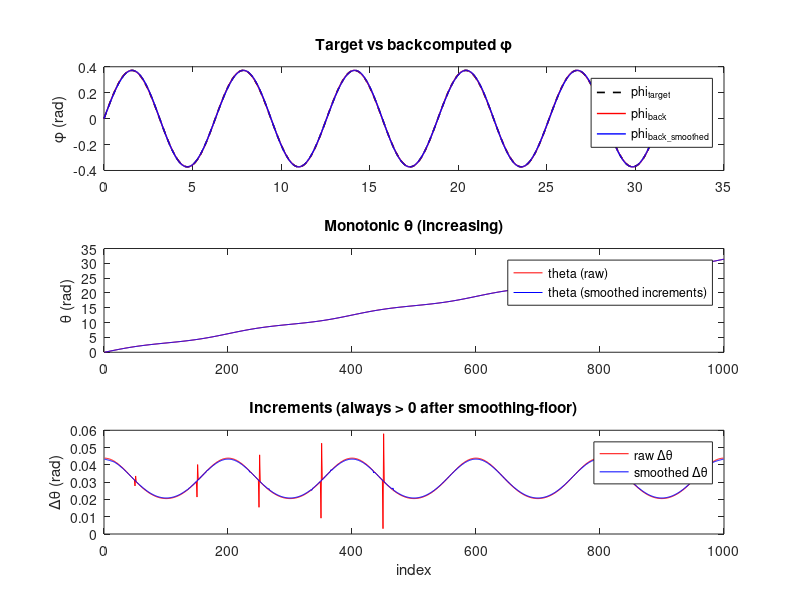

MATLAB code to generate this figure:
% % --- parameters ---
% numRevs  = 3;
% numPts   = 2000;
% r        = 1.2;
% d        = 2.0;
% 
% % Use radians + atan2 for continuity
% theta_lin = linspace(0, numRevs*2*pi, numPts);  % only for initial guesses if needed
% phi_of    = @(th) atan2(r*sin(th), d + r*cos(th));  % radians
% 
% % Pick a sinusoidal target that is reachable:
% % When r <= d, |phi| <= asin(r/d). Stay inside that.
% Amax = asin(min(1, r/d));             % reachable half-amplitude (rad) for r<=d
% A    = 0.9*Amax;                       % choose something safely inside
% phi_target = A * sin(linspace(0, numRevs*2*pi, numPts));
% 
% % --- continuation-based inversion φ(θ)=φ_target ---
% theta = zeros(size(phi_target));
% theta(1) = 0;                          % seed
% for k = 2:numPts
%     % Root for current k, bracket around previous θ to avoid distant roots.
%     f = @(th) phi_of(th) - phi_target(k);
%     % Bracket ±pi around the previous solution; this strongly discourages jumps.
%     bracket = theta(k-1) + [-pi, pi];
%     % fzero needs the function to change sign in the bracket in general;
%     % If it doesn’t, fall back to a single-point initial guess.
%     try
%         if sign(f(bracket(1))) ~= sign(f(bracket(2)))
%             theta(k) = fzero(f, bracket);
%         else
%             theta(k) = fzero(f, theta(k-1));  % fallback: continuation start
%         end
%     catch
%         % If a rare failure happens (e.g., target slightly out of range),
%         % keep continuity by reusing previous θ.
%         theta(k) = theta(k-1);
%     end
% end
% 
% % Unwrap to enforce continuity over many revolutions
% theta = unwrap(theta);
% 
% % --- (Optional) gentle smoothing of θ over sample index ---
% % Only if you *really* need to smooth; keep it light to preserve φ(θ).
% theta_smooth = smoothdata(theta, 'sgolay', 31);    % tweak window as needed
% % Or a smoothing spline:
% % pp = csaps(1:numPts, theta, 0.99); theta_smooth = fnval(pp, 1:numPts);
% 
% % Validate: make sure φ(θ_smooth) still matches the target
% phi_back  = phi_of(theta);
% phi_back2 = phi_of(theta_smooth);
% 
% fprintf('RMS error (unsmoothed): %g rad\n', rms(phi_back - phi_target));
% fprintf('RMS error (smoothed)  : %g rad\n', rms(phi_back2 - phi_target));
% 
% figure
% plot(theta_smooth)














% % --- Parameters ---
% numRevs  = 3;
% numPts   = 2000;
% r        = 1.2;
% d        = 2.0;
% 
% % Define forward mapping: φ(θ)
% phi_of = @(th) atan2(r*sin(th), d + r*cos(th));  % radians
% 
% % --- Step 1. Target sinusoid within reachable amplitude ---
% Amax = asin(min(1, r/d));      % max |φ| in radians
% A    = 0.9*Amax;               % pick safe amplitude
% phi_target = A * sin(linspace(0, numRevs*2*pi, numPts));
% 
% % --- Step 2. Invert numerically with continuation ---
% theta = zeros(size(phi_target));
% theta(1) = 0;  % seed
% for k = 2:numPts
%     f = @(th) phi_of(th) - phi_target(k);
%     theta(k) = fzero(f, theta(k-1));  % continuation: start near last θ
% end
% 
% % --- Step 3. Unwrap to enforce continuous increase across 2π ---
% theta_unw = unwrap(theta);
% 
% % --- Step 4. Fit a monotone spline (pchip preserves monotonic trends) ---
% idx = 1:numPts;
% theta_fit = pchip(idx, theta_unw, idx);
% 
% % --- Step 5. Enforce strict monotonicity (no decreases allowed) ---
% theta_monotone = cummax(theta_fit);
% 
% % --- Diagnostics ---
% phi_back = phi_of(theta_monotone);
% fprintf('RMS error vs target: %g rad\n', rms(phi_back - phi_target));
% 
% % --- Plot for verification ---
% figure;
% subplot(2,1,1);
% plot(idx, phi_target, 'k--', 'LineWidth',1.2); hold on;
% plot(idx, phi_back, 'r', 'LineWidth',1.2);
% legend('Target \phi','Backcomputed \phi(\theta)');
% ylabel('\phi (rad)');
% title('Check inversion');
% 
% subplot(2,1,2);
% plot(idx, theta_unw, 'b--'); hold on;
% plot(idx, theta_monotone, 'r','LineWidth',1.2);
% legend('Raw \theta','Monotone \theta');
% ylabel('\theta (rad)'); xlabel('Sample index');
% title('Theta should always increase');







% % Inputs (example)
% numRevs = 3;
% numPts  = 2000;
% r = 1.2;
% d = 2.0;
% 
% % target phi (must satisfy domain)
% phi_target = 0.9 * asin(min(1,r/d)) * sin(linspace(0,numRevs*2*pi,numPts));  % radians
% 
% % check domain
% arg = (d .* sin(phi_target)) ./ r;
% if any(abs(arg) > 1)
%     error('phi_target outside reachable domain: |d*sin(phi)/r| must <= 1');
% end
% 
% % principal phi (safe principal angle) - use atan2 to get a principal angle equal to phi modulo 2pi
% phi_princ = atan2(sin(phi_target), cos(phi_target));  % equal to phi_target wrapped to (-pi,pi]
% 
% % compute the two algebraic branches (principal values)
% theta_branch1 = phi_princ + asin(arg);              % θ1 = atan(tanφ) + asin(d sinφ / r)
% theta_branch2 = phi_princ + (pi - asin(arg));       % θ2 = atan(tanφ) + π - asin(...)
% 
% % Build continuous θ by choosing at each step the branch+2π that stays closest to the previous θ
% theta = zeros(size(phi_target));
% % initialize (pick the branch closest to 0)
% c1 = theta_branch1(1);
% c2 = theta_branch2(1);
% if abs(c1) <= abs(c2)
%     theta(1) = c1;
% else
%     theta(1) = c2;
% end
% 
% for k = 2:numPts
%     % for each branch, shift by integer multiples of 2π to bring near previous value
%     prev = theta(k-1);
%     % candidate from branch1 adjusted by an integer multiple of 2pi
%     cand1 = theta_branch1(k) - round((theta_branch1(k)-prev)/(2*pi))*2*pi;
%     cand2 = theta_branch2(k) - round((theta_branch2(k)-prev)/(2*pi))*2*pi;
%     % choose the candidate closest to prev (continuation)
%     if abs(cand1 - prev) <= abs(cand2 - prev)
%         theta(k) = cand1;
%     else
%         theta(k) = cand2;
%     end
% end
% 
% % enforce strict monotonic increase: whenever a sample would be <= previous,
% % add multiples of 2π until it is strictly greater.
% for k = 2:numPts
%     if theta(k) <= theta(k-1)
%         theta(k) = theta(k) + ceil((theta(k-1)-theta(k)+1e-12)/(2*pi))*2*pi;
%     end
% end
% 
% % Optional: tiny smoothing on theta derivative if absolutely needed,
% % but after this theta will be strictly increasing.
% % theta = smoothdata(theta,'sgolay',31);  % use with caution (may violate monotonicity)
% theta = unwrap(theta);  % make continuous (not strictly required after the loop)
% 
% % Validate
% phi_back = atan2(r*sin(theta), d + r*cos(theta));  % should match phi_target (mod 2pi)
% rms_err = rms( wrapToPi(phi_back - phi_target) );
% fprintf('RMS φ error: %g rad\n', rms_err);
% 
% % quick plots
% figure;
% subplot(2,1,1);
% plot(phi_target,'k--'); hold on; plot(phi_back,'r'); legend('phi_{target}','phi_{back}');
% ylabel('\phi (rad)');
% subplot(2,1,2);
% plot(theta); ylabel('\theta (rad)'); xlabel('sample index');
% title('Computed monotonic \theta');








% Robust monotonic analytic inversion of phi->theta
clearvars; close all;

% --- Example parameters (change as needed) ---
% numRevs = 3;
% numPts  = 2000;
% r = 1.2;
% d = 2.0;

d = 20; % mm
r = 7.27; % mm
numRevs = 5;
numPts = 1000;

% --- Target phi (radians) - keep inside reachable amplitude ---
Amax = asin(min(1, r/d));
% A = 0.9 * Amax;
A = Amax;
tgrid = linspace(0, numRevs*2*pi, numPts);
phi_target = A * sin(tgrid);

% --- domain check ---
arg = (d .* sin(phi_target)) ./ r;
if any(abs(arg) > 1)
    error('phi_target outside reachable domain: |d*sin(phi)/r| must <= 1');
end

% --- principal phi (wrapped safely) and analytic base branches ---
phi_princ = atan2(sin(phi_target), cos(phi_target));  % principal angle equal to phi modulo 2pi
b1 = phi_princ + asin(arg);                % branch 1 (principal arcsin)
b2 = phi_princ + (pi - asin(arg));         % branch 2

% --- Build strictly increasing theta by choosing smallest candidate > previous ---
theta = zeros(1, numPts);
% initialize theta(1) to the smaller of the two base values (no shift)
theta(1) = min(b1(1), b2(1));

for k = 2:numPts
    prev = theta(k-1);
    % compute minimum integer shifts to make each base > prev
    % add a tiny eps to guard against floating equality
    n1 = ceil((prev - b1(k) + 1e-12) / (2*pi));
    cand1 = b1(k) + n1 * 2*pi;
    n2 = ceil((prev - b2(k) + 1e-12) / (2*pi));
    cand2 = b2(k) + n2 * 2*pi;
    % choose the smaller forward candidate (minimal forward step)
    if cand1 <= cand2
        theta(k) = cand1;
    else
        theta(k) = cand2;
    end
end

% Theta is now strictly increasing. Quick check:
if any(diff(theta) <= 0)
    warning('theta not strictly increasing (unexpected).');
else
    disp('theta is strictly increasing.');
end

% --- Validate by computing phi from theta and reporting RMS error ---
phi_back = atan2( r.*sin(theta), d + r.*cos(theta) );
% compute wrapped error (principal difference)
phi_err = atan2( sin(phi_back - phi_target), cos(phi_back - phi_target) );
rms_err = sqrt(mean(phi_err.^2));
fprintf('RMS φ error after analytic inversion: %g rad\n', rms_err);

% --- Optional: smooth the increments (monotone smoothing) ---
smooth_window = 31;  % odd integer, adjust to taste
dtheta = diff(theta);
dtheta_smooth = movmean(dtheta, smooth_window);   % movmean keeps positive values nearer original
% ensure positivity after smoothing (set floor to small positive number)
dtheta_smooth = max(dtheta_smooth, 1e-9);
theta_smooth = [theta(1), theta(1) + cumsum(dtheta_smooth)];

% Evaluate smoothed phi and error
phi_back_smooth = atan2( r.*sin(theta_smooth), d + r.*cos(theta_smooth) );
phi_err_smooth = atan2(sin(phi_back_smooth - phi_target), cos(phi_back_smooth - phi_target));
rms_err_smooth = sqrt(mean(phi_err_smooth.^2));
fprintf('RMS φ error after smoothing increments: %g rad\n', rms_err_smooth);

% --- Plots ---
figure('Units','normalized','Position',[.1 .1 .7 .6]);
subplot(3,1,1);
plot(tgrid, phi_target, 'k--','LineWidth',1.2); hold on;
plot(tgrid, phi_back, 'r','LineWidth',1.0);
plot(tgrid, phi_back_smooth, 'b','LineWidth',1.0);
legend('phi_{target}','phi_{back}','phi_{back\_smoothed}');
ylabel('\phi (rad)'); title('Target vs backcomputed \phi');

subplot(3,1,2);
plot(theta,'r'); hold on;
plot(theta_smooth,'b');
ylabel('\theta (rad)'); legend('theta (raw)','theta (smoothed increments)');
title('Monotonic \theta (increasing)');

subplot(3,1,3);
plot(diff(theta),'r'); hold on;
plot(dtheta_smooth,'b');
ylabel('\Delta\theta (rad)'); xlabel('index');
legend('raw \Delta\theta','smoothed \Delta\theta');
title('Increments (always > 0 after smoothing-floor)');
